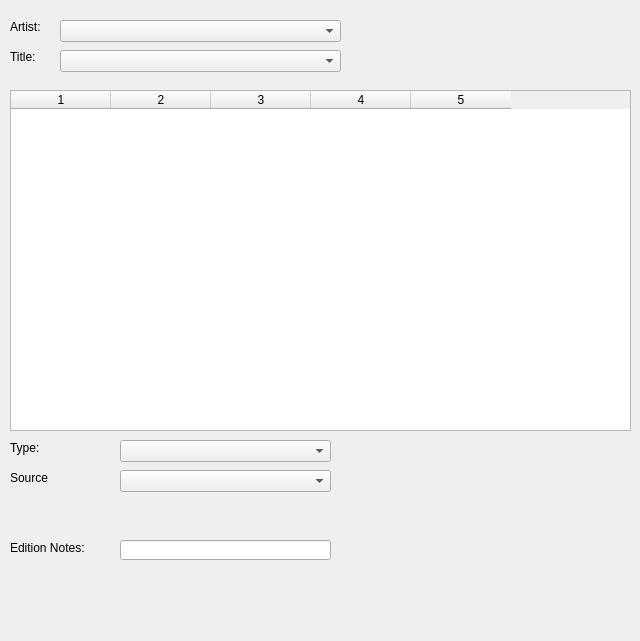
<?xml version="1.0" encoding="UTF-8"?>
<ui version="4.0">
 <class>QuickAdmin</class>
 <widget class="QDialog" name="QuickAdmin">
  <property name="geometry">
   <rect>
    <x>0</x>
    <y>0</y>
    <width>640</width>
    <height>641</height>
   </rect>
  </property>
  <property name="windowTitle">
   <string>Quick Admin</string>
  </property>
  <widget class="QTableWidget" name="tableTracks">
   <property name="geometry">
    <rect>
     <x>10</x>
     <y>90</y>
     <width>621</width>
     <height>341</height>
    </rect>
   </property>
   <property name="alternatingRowColors">
    <bool>true</bool>
   </property>
   <property name="columnCount">
    <number>5</number>
   </property>
   <column/>
   <column/>
   <column/>
   <column/>
   <column/>
  </widget>
  <widget class="QComboBox" name="cmbArt">
   <property name="geometry">
    <rect>
     <x>60</x>
     <y>20</y>
     <width>281</width>
     <height>22</height>
    </rect>
   </property>
  </widget>
  <widget class="QComboBox" name="cmbAlb">
   <property name="geometry">
    <rect>
     <x>60</x>
     <y>50</y>
     <width>281</width>
     <height>22</height>
    </rect>
   </property>
  </widget>
  <widget class="QLabel" name="label">
   <property name="geometry">
    <rect>
     <x>10</x>
     <y>20</y>
     <width>47</width>
     <height>13</height>
    </rect>
   </property>
   <property name="text">
    <string>Artist:</string>
   </property>
  </widget>
  <widget class="QLabel" name="label_2">
   <property name="geometry">
    <rect>
     <x>10</x>
     <y>50</y>
     <width>47</width>
     <height>13</height>
    </rect>
   </property>
   <property name="text">
    <string>Title:</string>
   </property>
  </widget>
  <widget class="QComboBox" name="cmbType">
   <property name="geometry">
    <rect>
     <x>120</x>
     <y>440</y>
     <width>211</width>
     <height>22</height>
    </rect>
   </property>
  </widget>
  <widget class="QLabel" name="label_3">
   <property name="geometry">
    <rect>
     <x>10</x>
     <y>440</y>
     <width>101</width>
     <height>16</height>
    </rect>
   </property>
   <property name="text">
    <string>Type:</string>
   </property>
  </widget>
  <widget class="QComboBox" name="cmbSource">
   <property name="geometry">
    <rect>
     <x>120</x>
     <y>470</y>
     <width>211</width>
     <height>22</height>
    </rect>
   </property>
  </widget>
  <widget class="QLabel" name="label_4">
   <property name="geometry">
    <rect>
     <x>10</x>
     <y>470</y>
     <width>101</width>
     <height>16</height>
    </rect>
   </property>
   <property name="text">
    <string>Source</string>
   </property>
  </widget>
  <widget class="QLineEdit" name="txtEdition">
   <property name="geometry">
    <rect>
     <x>120</x>
     <y>540</y>
     <width>211</width>
     <height>20</height>
    </rect>
   </property>
  </widget>
  <widget class="QLabel" name="label_6">
   <property name="geometry">
    <rect>
     <x>10</x>
     <y>540</y>
     <width>101</width>
     <height>16</height>
    </rect>
   </property>
   <property name="text">
    <string>Edition Notes:</string>
   </property>
  </widget>
 </widget>
 <resources/>
 <connections/>
</ui>
